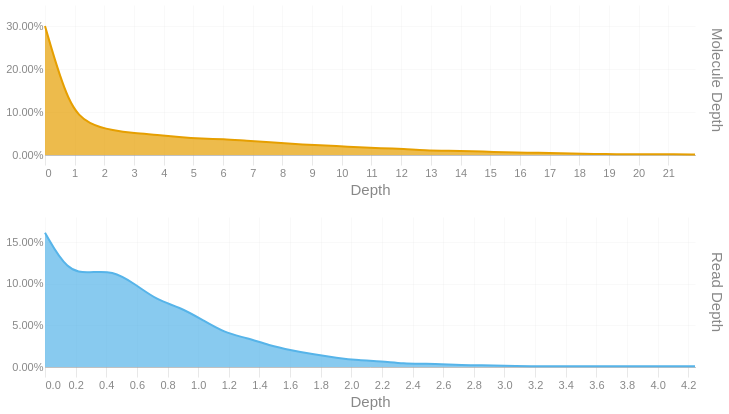

Notebook source saved alongside this figure:
### Code cell
readdep = depth_hist(tb['Read Depth'], q99, 3)
readdep = readdep.with_columns(pl.lit('Read Depth').alias('Metric'))
if not SKIPLR:
    moldep = depth_hist(tb['Molecule Depth'], mol_q99, 1)
    moldep = moldep.with_columns(pl.lit('Molecule Depth').alias('Metric'))
    _hist = pl.concat([readdep, moldep])
    _hist = _hist.filter(pl.col('Proportion') != 0)
    with SafeRender(_hist):
        (
            alt.Chart(_hist)        
            .mark_area(interpolate = "basis")
            .encode(
                x=alt.X('Bin:Q').scale(domainMin=0).axis(alt.Axis(title='Depth')),
                y = alt.Y('Proportion:Q', title = None).axis(format = '.2%'),
                color = alt.Color('Metric:N').legend(None),
                row = alt.Row("Metric:N").header(title = None, labelOrient = 'right'),
                tooltip = [
                    alt.Tooltip("Metric:N", title = "Metric"),
                    alt.Tooltip('Interval:N', title = "Depth Interval"),
                    alt.Tooltip('Proportion:Q', title = "% Alignments").format('.2%')
                ]
            )
            .resolve_scale(x='independent', y='independent')
            .properties(
                height = 150, width = 650,
                usermeta={'embedOptions': {'downloadFileName': f'{samplename}.depth.hist'}}
            )
        ).display()
else:
    readdep = readdep.filter(pl.col('Proportion') != 0)
    with SafeRender(readdep):
        (
            alt.Chart(readdep)        
            .mark_area(interpolate = "basis")
            .encode(
                x=alt.X('Bin:Q').scale(domainMin=0).axis(alt.Axis(title='Depth')),
                y = alt.Y('Proportion:Q', title = None).axis(format = '.2%'),
                tooltip = [
                    alt.Tooltip('Interval:N', title = "Depth Interval"),
                    alt.Tooltip('Proportion:Q', title = "% Alignments").format('.2%')
                ]
            )
            .properties(
                usermeta={'embedOptions': {'downloadFileName': f'{samplename}.depth.hist'}}
            )
        ).display()

### Figure 1 — Vega-Lite specification as saved in the notebook (floating-point values rounded to 4 significant figures)
{"width": 650, "height": 150, "config": {"title": {"anchor": "start", "dy": -15, "fontSize": 18, "color": "#888888", "subtitleColor": "#888888", "subtitleFontSize": 14}, "arc": {"fill": "#0072B2"}, "axis": {"domainColor": "#888888", "domainWidth": 0.5, "gridWidth": 0.2, "grid": false, "titleFontWeight": 400, "titleFontSize": 15, "labelFontSize": 11, "labelColor": "#888888", "tickColor": "#888888", "tickWidth": 0.2, "titleColor": "#888888"}, "axisBand": {"grid": false}, "axisX": {"grid": true, "tickSize": 10, "domainCap": "round"}, "axisY": {"domain": false, "grid": true, "tickSize": 0, "domainCap": "round"}, "background": "transparent", "header": {"labelFontSize": 15, "labelColor": "#888888", "titleFontSize": 15, "titleFontWeight": 600, "titleColor": "#888888"}, "legend": {"labelFont": "sans-serif", "labelFontSize": 12, "labelColor": "#888888", "symbolSize": 100, "symbolType": "circle", "titleFontSize": 12, "titlePadding": 10, "titleColor": "#888888", "title": null}, "range": {"category": ["#E69F00", "#56B4E9", "#009E73", "#F0E442", "#0072B2", "#D55E00", "#CC79A7", "#000000"], "diverging": ["#cfe8f3", "#a2d4ec", "#73bfe2", "#46abdb", "#1696d2", "#12719e"]}, "area": {"fill": "#0072B2", "fillOpacity": 0.7, "line": true, "strokeOpacity": 0.7}, "line": {"color": "#0072B2", "stroke": "#0072B2", "strokeWidth": 2}, "trail": {"color": "#0072B2", "stroke": "#0072B2", "strokeWidth": 0, "size": 1}, "point": {"filled": true, "fillOpacity": 1.0, "size": 95}, "text": {"color": "#888888", "fontSize": 11, "align": "right", "fontWeight": 400, "size": 11}, "bar": {"fill": "#0072B2", "stroke": null}, "view": {"stroke": null, "continuousWidth": 660, "continuousHeight": 400}}, "data": {"name": "data-51be1e23098ba049e26641a52f183499"}, "mark": {"type": "area", "interpolate": "basis"}, "encoding": {"color": {"field": "Metric", "legend": null, "type": "nominal"}, "row": {"field": "Metric", "header": {"title": null, "labelOrient": "right"}, "type": "nominal"}, "tooltip": [{"field": "Metric", "title": "Metric", "type": "nominal"}, {"field": "Interval", "title": "Depth Interval", "type": "nominal"}, {"field": "Proportion", "format": ".2%", "title": "% Alignments", "type": "quantitative"}], "x": {"axis": {"title": "Depth"}, "field": "Bin", "scale": {"domainMin": 0}, "type": "quantitative"}, "y": {"axis": {"format": ".2%"}, "field": "Proportion", "title": null, "type": "quantitative"}}, "resolve": {"scale": {"x": "independent", "y": "independent"}}, "usermeta": {"embedOptions": {"downloadFileName": "TF26LRJL0092_50B_H_10484332_23Y22YLT4_L7.depth.hist"}}, "$schema": "https://vega.github.io/schema/vega-lite/v6.4.1.json", "datasets": {"data-51be1e23098ba049e26641a52f183499": [{"Bin": 0.0, "Interval": "0.0-0.146", "Proportion": 0.161, "Metric": "Read Depth"}, {"Bin": 0.146, "Interval": "0.146-0.293", "Proportion": 0.114, "Metric": "Read Depth"}, {"Bin": 0.293, "Interval": "0.293-0.439", "Proportion": 0.113, "Metric": "Read Depth"}, {"Bin": 0.439, "Interval": "0.439-0.585", "Proportion": 0.116, "Metric": "Read Depth"}, {"Bin": 0.585, "Interval": "0.585-0.732", "Proportion": 0.1, "Metric": "Read Depth"}, {"Bin": 0.732, "Interval": "0.732-0.878", "Proportion": 0.08, "Metric": "Read Depth"}, {"Bin": 0.878, "Interval": "0.878-1.024", "Proportion": 0.072, "Metric": "Read Depth"}, {"Bin": 1.024, "Interval": "1.024-1.171", "Proportion": 0.057, "Metric": "Read Depth"}, {"Bin": 1.171, "Interval": "1.171-1.317", "Proportion": 0.041, "Metric": "Read Depth"}, {"Bin": 1.317, "Interval": "1.317-1.463", "Proportion": 0.035, "Metric": "Read Depth"}, {"Bin": 1.463, "Interval": "1.463-1.61", "Proportion": 0.026, "Metric": "Read Depth"}, {"Bin": 1.61, "Interval": "1.61-1.756", "Proportion": 0.02, "Metric": "Read Depth"}, {"Bin": 1.756, "Interval": "1.756-1.902", "Proportion": 0.015, "Metric": "Read Depth"}, {"Bin": 1.902, "Interval": "1.902-2.049", "Proportion": 0.011, "Metric": "Read Depth"}, {"Bin": 2.049, "Interval": "2.049-2.195", "Proportion": 0.008, "Metric": "Read Depth"}, {"Bin": 2.195, "Interval": "2.195-2.341", "Proportion": 0.007, "Metric": "Read Depth"}, {"Bin": 2.341, "Interval": "2.341-2.488", "Proportion": 0.004, "Metric": "Read Depth"}, {"Bin": 2.488, "Interval": "2.488-2.634", "Proportion": 0.004, "Metric": "Read Depth"}, {"Bin": 2.634, "Interval": "2.634-2.78", "Proportion": 0.003, "Metric": "Read Depth"}, {"Bin": 2.78, "Interval": "2.78-2.927", "Proportion": 0.002, "Metric": "Read Depth"}, {"Bin": 2.927, "Interval": "2.927-3.073", "Proportion": 0.002, "Metric": "Read Depth"}, {"Bin": 3.073, "Interval": "3.073-3.219", "Proportion": 0.001, "Metric": "Read Depth"}, {"Bin": 3.219, "Interval": "3.219-3.366", "Proportion": 0.001, "Metric": "Read Depth"}, {"Bin": 3.366, "Interval": "3.366-3.512", "Proportion": 0.001, "Metric": "Read Depth"}, {"Bin": 3.512, "Interval": "3.512-3.658", "Proportion": 0.001, "Metric": "Read Depth"}, {"Bin": 3.658, "Interval": "3.658-3.805", "Proportion": 0.001, "Metric": "Read Depth"}, {"Bin": 3.805, "Interval": "3.805-3.951", "Proportion": 0.001, "Metric": "Read Depth"}, {"Bin": 3.951, "Interval": "3.951-4.097", "Proportion": 0.001, "Metric": "Read Depth"}, {"Bin": 4.097, "Interval": "4.097-4.244", "Proportion": 0.001, "Metric": "Read Depth"}, {"Bin": 4.244, "Interval": "4.244-4.39", "Proportion": 0.001, "Metric": "Read Depth"}, {"Bin": 0.0, "Interval": "0.0-0.8", "Proportion": 0.301, "Metric": "Molecule Depth"}, {"Bin": 0.8, "Interval": "0.8-1.5", "Proportion": 0.11, "Metric": "Molecule Depth"}, {"Bin": 1.5, "Interval": "1.5-2.3", "Proportion": 0.071, "Metric": "Molecule Depth"}, {"Bin": 2.3, "Interval": "2.3-3.0", "Proportion": 0.057, "Metric": "Molecule Depth"}, {"Bin": 3.0, "Interval": "3.0-3.8", "Proportion": 0.051, "Metric": "Molecule Depth"}, {"Bin": 3.8, "Interval": "3.8-4.5", "Proportion": 0.047, "Metric": "Molecule Depth"}, {"Bin": 4.5, "Interval": "4.5-5.3", "Proportion": 0.042, "Metric": "Molecule Depth"}, {"Bin": 5.3, "Interval": "5.3-6.0", "Proportion": 0.038, "Metric": "Molecule Depth"}, {"Bin": 6.0, "Interval": "6.0-6.8", "Proportion": 0.037, "Metric": "Molecule Depth"}, {"Bin": 6.8, "Interval": "6.8-7.6", "Proportion": 0.033, "Metric": "Molecule Depth"}, {"Bin": 7.6, "Interval": "7.6-8.3", "Proportion": 0.03, "Metric": "Molecule Depth"}, {"Bin": 8.3, "Interval": "8.3-9.1", "Proportion": 0.026, "Metric": "Molecule Depth"}, {"Bin": 9.1, "Interval": "9.1-9.8", "Proportion": 0.023, "Metric": "Molecule Depth"}, {"Bin": 9.8, "Interval": "9.8-10.6", "Proportion": 0.021, "Metric": "Molecule Depth"}, {"Bin": 10.6, "Interval": "10.6-11.3", "Proportion": 0.018, "Metric": "Molecule Depth"}, {"Bin": 11.3, "Interval": "11.3-12.1", "Proportion": 0.016, "Metric": "Molecule Depth"}, {"Bin": 12.1, "Interval": "12.1-12.8", "Proportion": 0.014, "Metric": "Molecule Depth"}, {"Bin": 12.8, "Interval": "12.8-13.6", "Proportion": 0.011, "Metric": "Molecule Depth"}, {"Bin": 13.6, "Interval": "13.6-14.4", "Proportion": 0.01, "Metric": "Molecule Depth"}, {"Bin": 14.4, "Interval": "14.4-15.1", "Proportion": 0.009, "Metric": "Molecule Depth"}, {"Bin": 15.1, "Interval": "15.1-15.9", "Proportion": 0.007, "Metric": "Molecule Depth"}, {"Bin": 15.9, "Interval": "15.9-16.6", "Proportion": 0.006, "Metric": "Molecule Depth"}, {"Bin": 16.6, "Interval": "16.6-17.4", "Proportion": 0.005, "Metric": "Molecule Depth"}, {"Bin": 17.4, "Interval": "17.4-18.1", "Proportion": 0.004, "Metric": "Molecule Depth"}, {"Bin": 18.1, "Interval": "18.1-18.9", "Proportion": 0.003, "Metric": "Molecule Depth"}, {"Bin": 18.9, "Interval": "18.9-19.6", "Proportion": 0.002, "Metric": "Molecule Depth"}, {"Bin": 19.6, "Interval": "19.6-20.4", "Proportion": 0.002, "Metric": "Molecule Depth"}, {"Bin": 20.4, "Interval": "20.4-21.2", "Proportion": 0.002, "Metric": "Molecule Depth"}, {"Bin": 21.2, "Interval": "21.2-21.9", "Proportion": 0.002, "Metric": "Molecule Depth"}, {"Bin": 21.9, "Interval": "21.9-22.67", "Proportion": 0.001, "Metric": "Molecule Depth"}]}}
